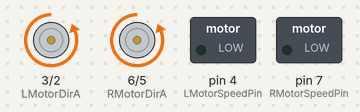
Bench run of a sketch on a simulated Arduino Uno, built with avr-gcc and run on an emulated ATmega328P. On the bench: motor-driver pin pairs drawn as motors (green arrow = first pin HIGH = forward, orange = second pin HIGH = backward, longer = more drive), switched loads named in the sketch (green lamp = pin HIGH).

Above: at 0.5 s.
Timing chart, 0 to 4.6 s (numbered marks = the images above):
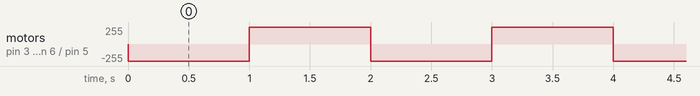

Measured:
- by itself, motor on pin 3 (LMotorDirA) / pin 2 (LMotorDirB), motor on pin 6 (RMotorDirA) / pin 5 (RMotorDirB): alternates forward 255/255 for 1.0 s and backward 255/255 for 1.0 s

The sketch:

Only2DCmotors.ino
```cpp
#define RMotorSpeedPin 7
#define LMotorSpeedPin 4
#define RMotorDirA 6
#define RMotorDirB 5
#define LMotorDirA 3
#define LMotorDirB 2
int i=1;

void setup() {
  // put your setup code here, to run once:
pinMode(RMotorDirA, OUTPUT);
pinMode(RMotorDirB, OUTPUT);
pinMode(LMotorDirA, OUTPUT);
pinMode(LMotorDirB, OUTPUT);
pinMode(LMotorSpeedPin, OUTPUT);
pinMode(RMotorSpeedPin, OUTPUT);
}

void loop() {
  // put your main code here, to run repeatedly:
analogWrite(RMotorSpeedPin,80);
analogWrite(LMotorSpeedPin,80);

if (i==1){
ForwardDirectionSet();
i=0;
delay(1000);
}
else if (i==0){
BackwardDirectionSet();
i=1;
delay(1000);
}
}

void ForwardDirectionSet(){//A is 1,4 and B is 2,3
digitalWrite(RMotorDirA,LOW);
digitalWrite(RMotorDirB,HIGH);
digitalWrite(LMotorDirA,LOW);
digitalWrite(LMotorDirB,HIGH);
}

void BackwardDirectionSet(){//A is 1,4 and B is 2,3
digitalWrite(RMotorDirA,HIGH);
digitalWrite(RMotorDirB,LOW);
digitalWrite(LMotorDirA,HIGH);
digitalWrite(LMotorDirB,LOW);
}
```
